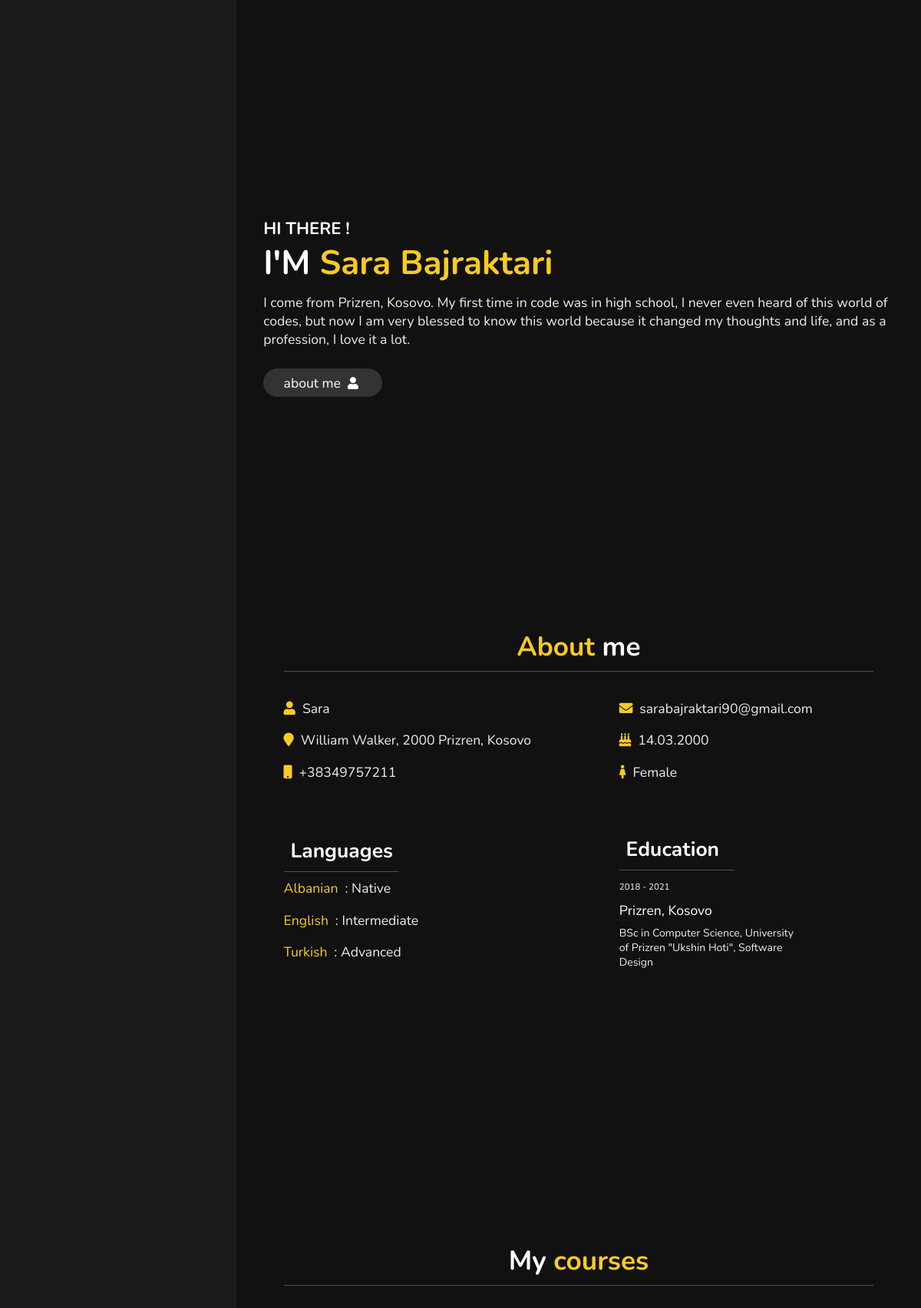
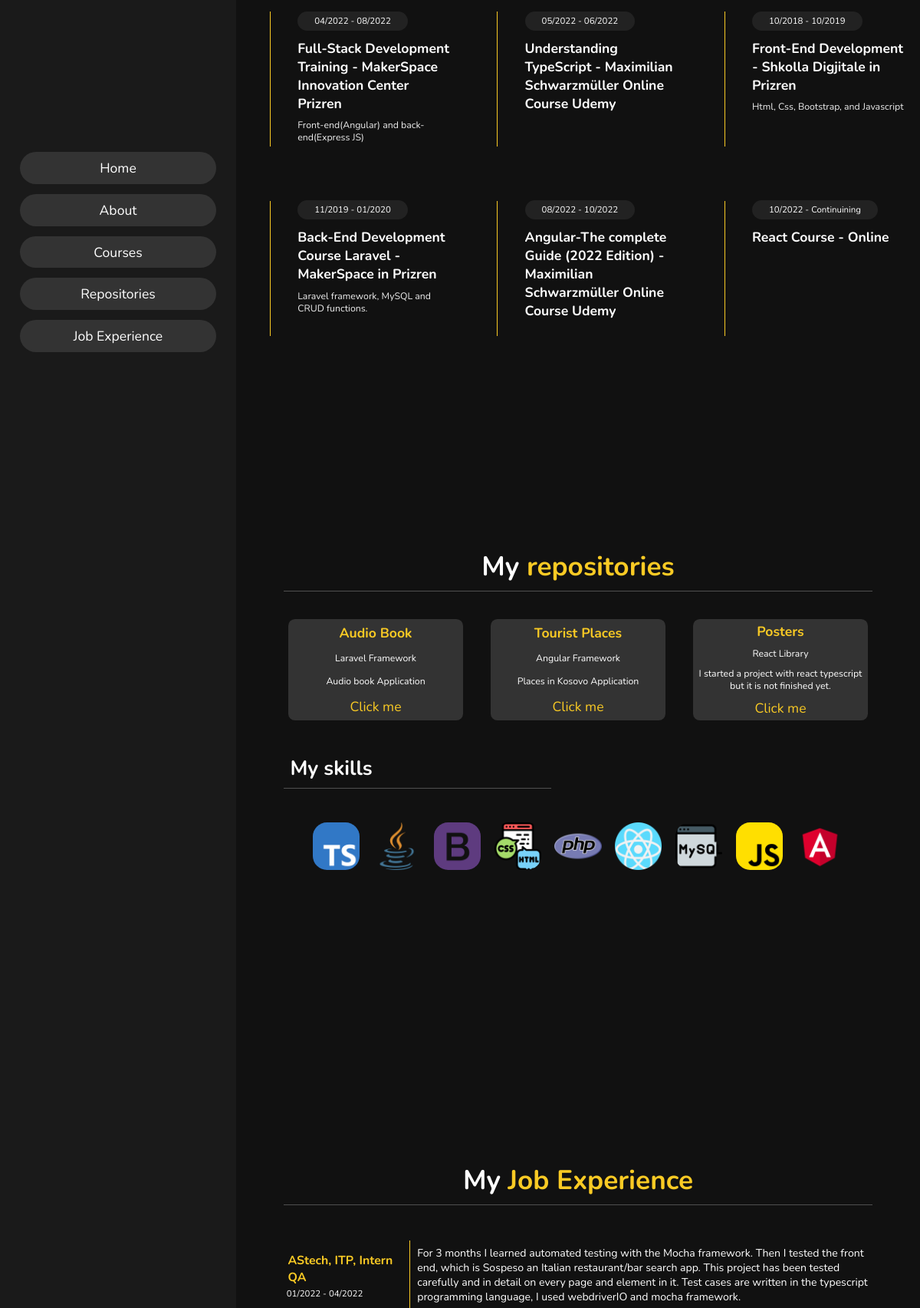
The page / (upper part) on the database its author committed (2 pictures, top to bottom).
### tables this page shows
CREATE TABLE IF NOT EXISTS `user` (
  `user_id` int NOT NULL AUTO_INCREMENT,
  `name` varchar(45) NOT NULL,
  `surname` varchar(45) NOT NULL,
  `description` varchar(400) DEFAULT NULL,
  `number` varchar(45) DEFAULT NULL,
  `address` varchar(45) DEFAULT NULL,
  `email` varchar(45) DEFAULT NULL,
  `data_birth` varchar(45) DEFAULT NULL,
  `nation` varchar(45) DEFAULT NULL,
  `sex` varchar(45) DEFAULT NULL,
  PRIMARY KEY (`user_id`),
  UNIQUE KEY `Email_UNIQUE` (`email`)
);

CREATE TABLE IF NOT EXISTS `languages` (
  `id_languages` int NOT NULL AUTO_INCREMENT,
  `language_name` varchar(45) DEFAULT NULL,
  `language-level` varchar(45) DEFAULT NULL,
  `user_id_language` int NOT NULL,
  PRIMARY KEY (`id_languages`),
  KEY `user_id_idx` (`user_id_language`)
);

CREATE TABLE IF NOT EXISTS `educations` (
  `education_id` int NOT NULL AUTO_INCREMENT,
  `school_name` varchar(100) DEFAULT NULL,
  `start_year` int DEFAULT NULL,
  `end_year` int DEFAULT NULL,
  `city` varchar(45) DEFAULT NULL,
  `country` varchar(45) DEFAULT NULL,
  `major` varchar(45) DEFAULT NULL,
  `userId` int NOT NULL,
  PRIMARY KEY (`education_id`),
  KEY `user_id_idx` (`userId`)
);

CREATE TABLE IF NOT EXISTS `courses` (
  `id_courses` int NOT NULL AUTO_INCREMENT,
  `course_name` varchar(45) DEFAULT NULL,
  `place` varchar(45) DEFAULT NULL,
  `description` varchar(45) DEFAULT NULL,
  `start_data` varchar(45) DEFAULT NULL,
  `end_data` varchar(45) DEFAULT NULL,
  `userIdCourses` int DEFAULT NULL,
  PRIMARY KEY (`id_courses`),
  KEY `user_id_idx` (`userIdCourses`)
);

CREATE TABLE IF NOT EXISTS `projects` (
  `id_project` int NOT NULL AUTO_INCREMENT,
  `project_name` varchar(45) NOT NULL,
  `programming_language` varchar(45) DEFAULT NULL,
  `description` varchar(500) DEFAULT NULL,
  `github_link` varchar(100) NOT NULL,
  `user_id_project` int NOT NULL,
  PRIMARY KEY (`id_project`),
  KEY `user_id_project_idx` (`user_id_project`)
);

CREATE TABLE IF NOT EXISTS `experience` (
  `id_experience` int NOT NULL AUTO_INCREMENT,
  `job_name` varchar(45) DEFAULT NULL,
  `description` varchar(500) DEFAULT NULL,
  `start_date` varchar(45) DEFAULT NULL,
  `end_date` varchar(45) DEFAULT NULL,
  `place` varchar(45) DEFAULT NULL,
  `user_id_job` int DEFAULT NULL,
  PRIMARY KEY (`id_experience`),
  KEY `user_id_job_idx` (`user_id_job`)
);

### pages/course.php (the view)
<?php
require("./database/config.php");
$selectCourse="SELECT * FROM courses";
$resultCourse=$conn->query($selectCourse);
?>
<html>
<section class="course" id="course">
    <h1 class="heading">My <span>courses</span></h1>
    <div class="box-container">
        <?php foreach($resultCourse as $course){?>
        <div class="box">
            <span><?php echo $course['start_data'].' - '.$course['end_data'] ?></span>
            <h3><?php echo $course['course_name'].' - '.$course['place']?></h3>
            <p>
                <?php  echo $course['description']?>
            </p>
        </div>
        <?php }?>
    </div>
</section>
</html>

### index.php (shortened to what this page needs)
<!DOCTYPE html>
<html lang="en">
<head>
</head>
<body>
    <?php include './templates/navbar.php' ?>
    <?php include './pages/home.php'?>
    <?php include './pages/about.php'?>
    <?php include './pages/course.php'?>
    <?php include './pages/repository.php' ?>
    <?php include './pages/experience.php'?>
</body>
</html>

### templates/navbar.php (shortened to what this page needs)
<!DOCTYPE html>
<html lang="en">
<head>
    <link rel="stylesheet" href="https://cdnjs.cloudflare.com/ajax/libs/font-awesome/5.15.2/css/all.min.css" />
    <link rel="stylesheet" href="css/style.css">
</head>
<body>
    <header>
        <nav class="navbar">
            <ul>
                <li><a href="#home">Home</a></li>
                <li><a href="#about">About</a></li>
                <li><a href="#course">Courses</a></li>
                <li><a href="#repository">Repositories</a></li>
                <li><a href="#jobExperience">Job Experience</a></li>
            </ul>
        </nav>
    </header>
</body>
</html>

### pages/home.php
<?php
require('./database/config.php');
$select="SELECT * FROM `user`";
$result=$conn->query($select);
?>
<!DOCTYPE html>
<html lang="en">
<body>
    <section class="home" id="home">
        <h3>HI THERE !</h3>
        <?php
            while($row=$result->fetch_object()){
                echo '<h1>'."I'M ".'<span>'.$row->name.' '. $row->surname .'</span>'.'</h1>'
                .'<p>'.$row->description.'</p>';
        }
        ?>
        <a href="#about"><button class="btn">about me <i class="fas fa-user"></i></button></a>
    </section>
</body>
</html>

### pages/about.php
<?php
require('./database/config.php');
$selectUser="SELECT * FROM user";
$selectLanguage="SELECT * FROM languages";
$selectEducation="SELECT * FROM educations";
$result=$conn->query($selectUser);
$resultLang=$conn->query($selectLanguage);
$resultEdu=$conn->query($selectEducation);
?>
<html>
<section class="about" id="about">
    <h1 class="heading"><span>About</span> me</h1>
    <div class="row">
        <?php
        foreach($result as $user)
        {
        ?>
        <div class="info">
            <h3><i class="fas fa-user"></i>
                <span> <?php echo $user['name']; ?></span>
            </h3>
            <h3><i class="fa fa-map-marker"></i>
                <span> <?php echo $user['address']; ?> </span>
            </h3>
            <h3><i class='fa fa-mobile'></i>
                <span> <?php echo $user['number']; ?></span>
            </h3>
        </div>
        <div class="info">
            <h3><i class="fa fa-envelope"></i>
                <span> <?php echo $user['email'];?></span>
            </h3>
            <h3><i class="fa fa-birthday-cake"></i>
                <span> <?php echo $user['data_birth'];?></span>
            </h3>
            <h3><i class="fa fa-female"></i>
                <span> <?php echo $user['sex'];?></span>
            </h3>
        </div>
        <?php
                    }
                    ?>
    </div>
    <div class="row">
        <div class="info">
            <h1 class="heading2">Languages</h1>
            <?php
                        foreach($resultLang as $language){
                            ?>
            <h3>
                <?php echo $language['language_name'];?>
                <span>: <?php echo $language['language-level'] ?>
                </span>
            </h3>
            <?php }?>
        </div>
        <div class="info">
            <h1 class="heading2">Education</h1>
            <?php
            foreach($resultEdu as $language){
                ?>
            <div class="box-container">
                <div class="box">
                    <span><?php echo $language['start_year'].' - '.$language['end_year'] ?> </span>
                    <h3><?php echo $language['city'].', '.$language['country']?></h3>
                    <p>
                        <?php  echo $language['school_name'].', '.$language['major']?>
                    </p>
                </div>
                <?php }?>
            </div>
        </div>
    </div>
</section>
</html>

### pages/repository.php
<?php
    require('./database/config.php');
    $selectProject="SELECT * FROM projects";
    $resultProject=$conn->query($selectProject);
?>
<html>
<head>
</head>
<section class="repository" id="repository">
    <h1 class="heading">My <span>repositories</span></h1>
    <div class="box-container">
        <?php foreach($resultProject as $project){ ?>
        <div class="box">
            <h3><?php echo $project['project_name']?></h3>
            <p><?php echo $project['programming_language']?></p>
            <p><?php echo $project['description']?></p>
            <a href="<?php echo $project['github_link']?>" target="_blank">Click me</a>
        </div>
        <?php }?>
    </div>
    <h1 class="heading2">My skills</h1>
    <div class="box-container">
        <div class="box-icons">
            <img src="./icons/typescript.png" class="img-style" alt="">
            <img src="./icons/java.png" class="img-style" alt="">
            <img src="./icons/bootstrap.png" class="img-style" alt="">
            <img src="./icons/html-css.png" class="img-style" alt="">
            <img src="./icons/php.png" class="img-style" alt="">
            <img src="./icons/react.png" class="img-style" alt="">
            <img src="./icons/mysql.png" class="img-style" alt="">
            <img src="./icons/js.png" class="img-style" alt="">
            <img src="./icons/angular.png" class="img-style" alt="">
        </div>
    </div>
</section>
</html>

### pages/experience.php
<?php
    require('./database/config.php');
    $select="SELECT * FROM experience";
    $result=$conn->query($select);
?>
<head>
</head>
<section class="jobExperience" id="jobExperience">
    <h1 class="heading">My <span>Job Experience</span></h1>
    <?php
                foreach($result as $job){
            ?>
    <div class="row">
        <div class="info">
            <h3><?php echo $job['job_name'] ?></h3>
            <p><?php echo $job['start_date'].' - '.$job['end_date'] ?></p>
        </div>
        <div class="description">
            <p><?php echo $job['description'] ?></p>
        </div>
    </div>
    <?php }?>
</section>
</html>

### css/style.css (style rules this page uses)
:root { --yellow:#f9ca24; }
* { font-family: 'Nunito', sans-serif; margin:0; padding:0; box-sizing: border-box; text-decoration: none; outline: none; border:none; transition: all .2s linear; }
html { font-size: 62.5%; overflow-x: hidden; }
body { background:#111; overflow-x: hidden; padding-left: 35rem; }
section { min-height: 100vh; padding:1rem; }
.btn { padding:.7rem 3rem; background:#333; color:#fff; cursor: pointer; margin-top: 2rem; font-size: 2rem; border-radius: 5rem; }
.btn i { padding:0 .5rem; font-size: 1.8rem; }
.heading { text-align: center; margin:0 6rem; font-size: 4rem; padding:1rem; border-bottom: .1rem solid #fff4; color:#fff; }
.heading span { color:var(--yellow); }
header { position: fixed; top:0; left:0; z-index: 1000; height:100%; width:35rem; background:#1a1a1a; display: flex; align-items: center; justify-content: center; flex-flow: column; text-align: center; }
header .navbar { width:100%; }
header .navbar ul { list-style: none; padding:1rem 3rem; }
header .navbar ul li a { display: block; padding:1rem; margin:1.5rem 0; background:#333; color:#fff; font-size: 2rem; border-radius: 5rem; }
.home { display: flex; justify-content: center; flex-flow: column; padding:0 15rem; }
.home h3 { font-size: 2.5rem; color:#fff; }
.home h1 { font-size:5rem; color:#fff; }
.home h1 span { color:var(--yellow); }
.home p { font-size:2rem; color:#eee; padding: 1rem 0; }
.about .row { display: flex; align-items: center; justify-content: center; flex-wrap: wrap; padding:1rem 0; }
.about .row .info { flex:1 1 48rem; padding:2rem 1rem; padding-left: 6rem; }
.about .row .info h3 { font-size: 2rem; color:var(--yellow); padding:1rem 0; font-weight: normal; }
.about .row .info h3 span { color:#eee; padding:0 .5rem; }
.about .heading2 { font-size: 3rem; color:#fff; border-bottom: .1rem solid #fff4; margin:0 0; padding:1rem; width: 40%; }
.about .box-container .box { width:27rem; margin-top: 1rem; position: relative; }
.about .box-container .box span { font-size: 1.3rem; color:#fff; border-radius: 5rem; }
.about .box-container .box h3 { font-size: 2rem; color:#fff; }
.about .box-container .box p { font-size: 1.6rem; color:#eee; }
.course .box-container { display: flex; align-items: center; justify-content: space-between; flex-wrap: wrap; padding:1rem 0; padding-left: 3rem; }
.course .box-container .box { width:27rem; height: 20rem; margin:4rem 1rem; padding-left: 4rem; border-left: .2rem solid #f9ca24; position: relative; }
.course .box-container .box span { font-size: 1.3rem; background:#222; color:#fff; border-radius: 5rem; padding:.5rem 2.5rem; }
.course .box-container .box h3 { font-size: 2rem; color:#fff; padding-top: 1.5rem; }
.course .box-container .box p { font-size: 1.4rem; color:#eee; padding: 1rem 0; }
.repository .box-container { display: flex; align-items: center; justify-content: center; flex-wrap: wrap; padding:2rem 0; }
.repository .box-container .box { height: 15rem; width:26rem; border-radius: 1rem; margin:2rem; overflow: hidden; background-color: #333; text-align: center; display: flex; flex-direction: column; justify-content: space-around; }
.repository .box-container .box-icons { display: flex; align-items: center; justify-content: center; flex-wrap: wrap; padding:2rem 0; }
.repository .box-container .box-icons .img-style { width: 7%; height: 7%; margin: 1rem; border-radius: 30%; }
.repository .box-container .box h3 { font-size: 2rem; color:#f9ca24; }
.repository .box-container .box p { font-size: 1.4rem; color:#fff; padding: .1rem 0; }
.repository .box-container .box a { font-size: 2rem; color:#f9ca24; }
.repository .heading2 { font-size: 3rem; color:#fff; border-bottom: .1rem solid #fff4; margin:0 0; padding:1rem; width: 40%; margin:0 6rem; }
.jobExperience .row { display: flex; align-items: center; justify-content: center; flex-wrap: wrap; margin-top: 5rem; }
.jobExperience .info { border-right:.1rem solid #f9ca24; display: flex; flex-direction: column; justify-content: space-around; flex-wrap: wrap; font-size: 1.3rem; width: 20%; color: white; padding: 1.5rem; }
.jobExperience .info h3 { font-size: 1.8rem; color: #f9ca24; padding: .2rem; }
.jobExperience .description { display: flex; width: 70%; color: white; padding: 1rem; font-size: 1.6rem; flex-wrap: wrap; }
@media (max-width:1200px) { html { font-size: 55%; } }
@media (max-width:1200px) { .home { padding:1rem 4rem; } }

### rows shown on the page
user: name "Sara", surname "Bajraktari", description "I come from Prizren, Kosovo. My first time in code was in high school, I never even heard of this world of codes, but now I am very blessed to know this world because it changed my thoughts and life, and as a profession, I love it a lot.", address "William Walker, 2000 Prizren, Kosovo", number "+38349757211", email "sarabajraktari90@gmail.com", data_birth "14.03.2000", sex "Female"
languages: language_name "Albanian", value "Native"
languages: language_name "English", value "Intermediate"
languages: language_name "Turkish", value "Advanced"
educations: start_year "2018", end_year "2021", city "Prizren", country "Kosovo", school_name "BSc in Computer Science, University of Prizren \"Ukshin Hoti\"", major "Software Design"
courses: start_data "04/2022", end_data "08/2022", course_name "Full-Stack Development Training", place "MakerSpace Innovation Center Prizren", description "Front-end(Angular) and back-end(Express JS)"
courses: start_data "05/2022", end_data "06/2022", course_name "Understanding TypeScript", place "Maximilian Schwarzmüller Online Course Udemy"
courses: start_data "10/2018", end_data "10/2019", course_name "Front-End Development", place "Shkolla Digjitale in Prizren", description "Html, Css, Bootstrap, and Javascript"
courses: start_data "11/2019", end_data "01/2020", course_name "Back-End Development Course Laravel", place "MakerSpace in Prizren", description "Laravel framework, MySQL and CRUD functions."
courses: start_data "08/2022", end_data "10/2022", course_name "Angular-The complete Guide (2022 Edition)", place "Maximilian Schwarzmüller Online Course Udemy"
courses: start_data "10/2022", end_data "Continuining", course_name "React Course", place "Online"
projects: project_name "Audio Book", programming_language "Laravel Framework", description "Audio book Application"
projects: project_name "Tourist Places", programming_language "Angular Framework", description "Places in Kosovo Application"
projects: project_name "Posters", programming_language "React Library", description "I started a project with react typescript but it is not finished yet."
experience: job_name "AStech, ITP, Intern QA", start_date "01/2022", end_date "04/2022", description "For 3 months I learned automated testing with the Mocha framework. Then I tested the front end, which is Sospeso an Italian restaurant/bar search app. This project has been tested carefully and in detail on every page and element in it. Test cases are written in the typescript programming language, I used webdriverIO and mocha framework."
